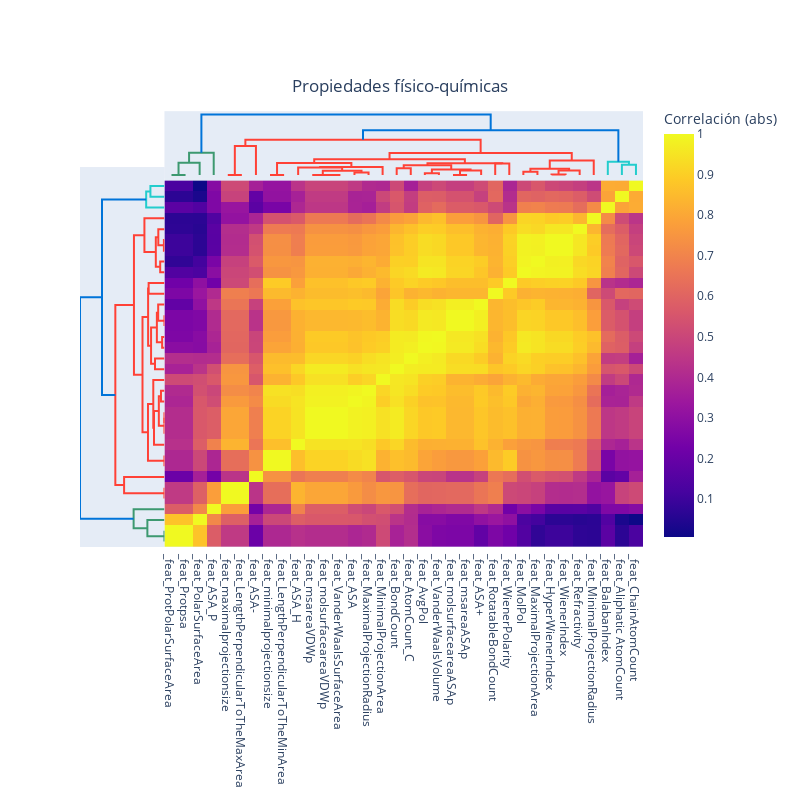

The code cell stored with this chart in its notebook:
### Code cell
#COLUMNAS CON MÁS DE 10 VALORES DISTINTOS
plot_corr_dendogram(final_df, feat_cont_cols, 'Propiedades físico-químicas: discritas (>10 valores distintos)', 'average')

### Figure 1 — Plotly figure (JSON) as saved in the notebook; plotly's stock layout.template omitted (floating-point values rounded to 4 significant figures; data arrays with more than 128 entries replaced by an {"elided": "..."} marker saying what was removed)
{"data": [{"hoverinfo": "text", "marker": {"color": "rgb(61,153,112)"}, "mode": "lines", "type": "scatter", "x": [5, 5, 15, 15], "xaxis": "x", "y": [0, 0, 0, 0], "yaxis": "y2"}, {"hoverinfo": "text", "marker": {"color": "rgb(61,153,112)"}, "mode": "lines", "type": "scatter", "x": [10, 10, 25, 25], "xaxis": "x", "y": [0, 0.5831, 0.5831, 0], "yaxis": "y2"}, {"hoverinfo": "text", "marker": {"color": "rgb(61,153,112)"}, "mode": "lines", "type": "scatter", "x": [17.5, 17.5, 35, 35], "xaxis": "x", "y": [0.5831, 1.053, 1.053, 0], "yaxis": "y2"}, {"hoverinfo": "text", "marker": {"color": "rgb(255,65,54)"}, "mode": "lines", "type": "scatter", "x": [45, 45, 55, 55], "xaxis": "x", "y": [0, 0, 0, 0], "yaxis": "y2"}, {"hoverinfo": "text", "marker": {"color": "rgb(255,65,54)"}, "mode": "lines", "type": "scatter", "x": [50, 50, 65, 65], "xaxis": "x", "y": [0, 1.378, 1.378, 0], "yaxis": "y2"}, {"hoverinfo": "text", "marker": {"color": "rgb(255,65,54)"}, "mode": "lines", "type": "scatter", "x": [75, 75, 85, 85], "xaxis": "x", "y": [0, 0, 0, 0], "yaxis": "y2"}, {"hoverinfo": "text", "marker": {"color": "rgb(255,65,54)"}, "mode": "lines", "type": "scatter", "x": [115, 115, 125, 125], "xaxis": "x", "y": [0, 0, 0, 0], "yaxis": "y2"}, {"hoverinfo": "text", "marker": {"color": "rgb(255,65,54)"}, "mode": "lines", "type": "scatter", "x": [105, 105, 120, 120], "xaxis": "x", "y": [0, 0, 0, 0], "yaxis": "y2"}, {"hoverinfo": "text", "marker": {"color": "rgb(255,65,54)"}, "mode": "lines", "type": "scatter", "x": [135, 135, 145, 145], "xaxis": "x", "y": [0, 0.1188, 0.1188, 0], "yaxis": "y2"}, {"hoverinfo": "text", "marker": {"color": "rgb(255,65,54)"}, "mode": "lines", "type": "scatter", "x": [112.5, 112.5, 140, 140], "xaxis": "x", "y": [0, 0.192, 0.192, 0.1188], "yaxis": "y2"}, {"hoverinfo": "text", "marker": {"color": "rgb(255,65,54)"}, "mode": "lines", "type": "scatter", "x": [95, 95, 126.2, 126.2], "xaxis": "x", "y": [0, 0.3565, 0.3565, 0.192], "yaxis": "y2"}, {"hoverinfo": "text", "marker": {"color": "rgb(255,65,54)"}, "mode": "lines", "type": "scatter", "x": [110.6, 110.6, 155, 155], "xaxis": "x", "y": [0.3565, 0.3812, 0.3812, 0], "yaxis": "y2"}, {"hoverinfo": "text", "marker": {"color": "rgb(255,65,54)"}, "mode": "lines", "type": "scatter", "x": [80, 80, 132.8, 132.8], "xaxis": "x", "y": [0, 0.5628, 0.5628, 0.3812], "yaxis": "y2"}, {"hoverinfo": "text", "marker": {"color": "rgb(255,65,54)"}, "mode": "lines", "type": "scatter", "x": [165, 165, 175, 175], "xaxis": "x", "y": [0, 0.3221, 0.3221, 0], "yaxis": "y2"}, {"hoverinfo": "text", "marker": {"color": "rgb(255,65,54)"}, "mode": "lines", "type": "scatter", "x": [185, 185, 195, 195], "xaxis": "x", "y": [0, 0.07895, 0.07895, 0], "yaxis": "y2"}, {"hoverinfo": "text", "marker": {"color": "rgb(255,65,54)"}, "mode": "lines", "type": "scatter", "x": [205, 205, 215, 215], "xaxis": "x", "y": [0, 0, 0, 0], "yaxis": "y2"}, {"hoverinfo": "text", "marker": {"color": "rgb(255,65,54)"}, "mode": "lines", "type": "scatter", "x": [210, 210, 225, 225], "xaxis": "x", "y": [0, 0.2142, 0.2142, 0], "yaxis": "y2"}, {"hoverinfo": "text", "marker": {"color": "rgb(255,65,54)"}, "mode": "lines", "type": "scatter", "x": [190, 190, 217.5, 217.5], "xaxis": "x", "y": [0.07895, 0.2588, 0.2588, 0.2142], "yaxis": "y2"}, {"hoverinfo": "text", "marker": {"color": "rgb(255,65,54)"}, "mode": "lines", "type": "scatter", "x": [170, 170, 203.8, 203.8], "xaxis": "x", "y": [0.3221, 0.4569, 0.4569, 0.2588], "yaxis": "y2"}, {"hoverinfo": "text", "marker": {"color": "rgb(255,65,54)"}, "mode": "lines", "type": "scatter", "x": [235, 235, 245, 245], "xaxis": "x", "y": [0, 0.5403, 0.5403, 0], "yaxis": "y2"}, {"hoverinfo": "text", "marker": {"color": "rgb(255,65,54)"}, "mode": "lines", "type": "scatter", "x": [186.9, 186.9, 240, 240], "xaxis": "x", "y": [0.4569, 0.5581, 0.5581, 0.5403], "yaxis": "y2"}, {"hoverinfo": "text", "marker": {"color": "rgb(255,65,54)"}, "mode": "lines", "type": "scatter", "x": [106.4, 106.4, 213.4, 213.4], "xaxis": "x", "y": [0.5628, 0.7497, 0.7497, 0.5581], "yaxis": "y2"}, {"hoverinfo": "text", "marker": {"color": "rgb(255,65,54)"}, "mode": "lines", "type": "scatter", "x": [255, 255, 265, 265], "xaxis": "x", "y": [0, 0.1454, 0.1454, 0], "yaxis": "y2"}, {"hoverinfo": "text", "marker": {"color": "rgb(255,65,54)"}, "mode": "lines", "type": "scatter", "x": [275, 275, 285, 285], "xaxis": "x", "y": [0, 0.01858, 0.01858, 0], "yaxis": "y2"}, {"hoverinfo": "text", "marker": {"color": "rgb(255,65,54)"}, "mode": "lines", "type": "scatter", "x": [280, 280, 295, 295], "xaxis": "x", "y": [0.01858, 0.2095, 0.2095, 0], "yaxis": "y2"}, {"hoverinfo": "text", "marker": {"color": "rgb(255,65,54)"}, "mode": "lines", "type": "scatter", "x": [260, 260, 287.5, 287.5], "xaxis": "x", "y": [0.1454, 0.2949, 0.2949, 0.2095], "yaxis": "y2"}, {"hoverinfo": "text", "marker": {"color": "rgb(255,65,54)"}, "mode": "lines", "type": "scatter", "x": [273.8, 273.8, 305, 305], "xaxis": "x", "y": [0.2949, 0.6842, 0.6842, 0], "yaxis": "y2"}, {"hoverinfo": "text", "marker": {"color": "rgb(255,65,54)"}, "mode": "lines", "type": "scatter", "x": [159.9, 159.9, 289.4, 289.4], "xaxis": "x", "y": [0.7497, 1.042, 1.042, 0.6842], "yaxis": "y2"}, {"hoverinfo": "text", "marker": {"color": "rgb(255,65,54)"}, "mode": "lines", "type": "scatter", "x": [57.5, 57.5, 224.6, 224.6], "xaxis": "x", "y": [1.378, 1.677, 1.677, 1.042], "yaxis": "y2"}, {"hoverinfo": "text", "marker": {"color": "rgb(35,205,205)"}, "mode": "lines", "type": "scatter", "x": [325, 325, 335, 335], "xaxis": "x", "y": [0, 0.4792, 0.4792, 0], "yaxis": "y2"}, {"hoverinfo": "text", "marker": {"color": "rgb(35,205,205)"}, "mode": "lines", "type": "scatter", "x": [315, 315, 330, 330], "xaxis": "x", "y": [0, 0.6242, 0.6242, 0.4792], "yaxis": "y2"}, {"hoverinfo": "text", "marker": {"color": "rgb(0,116,217)"}, "mode": "lines", "type": "scatter", "x": [141.1, 141.1, 322.5, 322.5], "xaxis": "x", "y": [1.677, 2.134, 2.134, 0.6242], "yaxis": "y2"}, {"hoverinfo": "text", "marker": {"color": "rgb(0,116,217)"}, "mode": "lines", "type": "scatter", "x": [26.25, 26.25, 231.8, 231.8], "xaxis": "x", "y": [1.053, 2.884, 2.884, 2.134], "yaxis": "y2"}, {"hoverinfo": "text", "marker": {"color": "rgb(61,153,112)"}, "mode": "lines", "type": "scatter", "x": [0, 0, 0, 0], "xaxis": "x2", "y": [5, 5, 15, 15], "yaxis": "y"}, {"hoverinfo": "text", "marker": {"color": "rgb(61,153,112)"}, "mode": "lines", "type": "scatter", "x": [0, -0.5831, -0.5831, 0], "xaxis": "x2", "y": [10, 10, 25, 25], "yaxis": "y"}, {"hoverinfo": "text", "marker": {"color": "rgb(61,153,112)"}, "mode": "lines", "type": "scatter", "x": [-0.5831, -1.053, -1.053, 0], "xaxis": "x2", "y": [17.5, 17.5, 35, 35], "yaxis": "y"}, {"hoverinfo": "text", "marker": {"color": "rgb(255,65,54)"}, "mode": "lines", "type": "scatter", "x": [0, 0, 0, 0], "xaxis": "x2", "y": [45, 45, 55, 55], "yaxis": "y"}, {"hoverinfo": "text", "marker": {"color": "rgb(255,65,54)"}, "mode": "lines", "type": "scatter", "x": [0, -1.378, -1.378, 0], "xaxis": "x2", "y": [50, 50, 65, 65], "yaxis": "y"}, {"hoverinfo": "text", "marker": {"color": "rgb(255,65,54)"}, "mode": "lines", "type": "scatter", "x": [0, 0, 0, 0], "xaxis": "x2", "y": [75, 75, 85, 85], "yaxis": "y"}, {"hoverinfo": "text", "marker": {"color": "rgb(255,65,54)"}, "mode": "lines", "type": "scatter", "x": [0, 0, 0, 0], "xaxis": "x2", "y": [115, 115, 125, 125], "yaxis": "y"}, {"hoverinfo": "text", "marker": {"color": "rgb(255,65,54)"}, "mode": "lines", "type": "scatter", "x": [0, 0, 0, 0], "xaxis": "x2", "y": [105, 105, 120, 120], "yaxis": "y"}, {"hoverinfo": "text", "marker": {"color": "rgb(255,65,54)"}, "mode": "lines", "type": "scatter", "x": [0, -0.1188, -0.1188, 0], "xaxis": "x2", "y": [135, 135, 145, 145], "yaxis": "y"}, {"hoverinfo": "text", "marker": {"color": "rgb(255,65,54)"}, "mode": "lines", "type": "scatter", "x": [0, -0.192, -0.192, -0.1188], "xaxis": "x2", "y": [112.5, 112.5, 140, 140], "yaxis": "y"}, {"hoverinfo": "text", "marker": {"color": "rgb(255,65,54)"}, "mode": "lines", "type": "scatter", "x": [0, -0.3565, -0.3565, -0.192], "xaxis": "x2", "y": [95, 95, 126.2, 126.2], "yaxis": "y"}, {"hoverinfo": "text", "marker": {"color": "rgb(255,65,54)"}, "mode": "lines", "type": "scatter", "x": [-0.3565, -0.3812, -0.3812, 0], "xaxis": "x2", "y": [110.6, 110.6, 155, 155], "yaxis": "y"}, {"hoverinfo": "text", "marker": {"color": "rgb(255,65,54)"}, "mode": "lines", "type": "scatter", "x": [0, -0.5628, -0.5628, -0.3812], "xaxis": "x2", "y": [80, 80, 132.8, 132.8], "yaxis": "y"}, {"hoverinfo": "text", "marker": {"color": "rgb(255,65,54)"}, "mode": "lines", "type": "scatter", "x": [0, -0.3221, -0.3221, 0], "xaxis": "x2", "y": [165, 165, 175, 175], "yaxis": "y"}, {"hoverinfo": "text", "marker": {"color": "rgb(255,65,54)"}, "mode": "lines", "type": "scatter", "x": [0, -0.07895, -0.07895, 0], "xaxis": "x2", "y": [185, 185, 195, 195], "yaxis": "y"}, {"hoverinfo": "text", "marker": {"color": "rgb(255,65,54)"}, "mode": "lines", "type": "scatter", "x": [0, 0, 0, 0], "xaxis": "x2", "y": [205, 205, 215, 215], "yaxis": "y"}, {"hoverinfo": "text", "marker": {"color": "rgb(255,65,54)"}, "mode": "lines", "type": "scatter", "x": [0, -0.2142, -0.2142, 0], "xaxis": "x2", "y": [210, 210, 225, 225], "yaxis": "y"}, {"hoverinfo": "text", "marker": {"color": "rgb(255,65,54)"}, "mode": "lines", "type": "scatter", "x": [-0.07895, -0.2588, -0.2588, -0.2142], "xaxis": "x2", "y": [190, 190, 217.5, 217.5], "yaxis": "y"}, {"hoverinfo": "text", "marker": {"color": "rgb(255,65,54)"}, "mode": "lines", "type": "scatter", "x": [-0.3221, -0.4569, -0.4569, -0.2588], "xaxis": "x2", "y": [170, 170, 203.8, 203.8], "yaxis": "y"}, {"hoverinfo": "text", "marker": {"color": "rgb(255,65,54)"}, "mode": "lines", "type": "scatter", "x": [0, -0.5403, -0.5403, 0], "xaxis": "x2", "y": [235, 235, 245, 245], "yaxis": "y"}, {"hoverinfo": "text", "marker": {"color": "rgb(255,65,54)"}, "mode": "lines", "type": "scatter", "x": [-0.4569, -0.5581, -0.5581, -0.5403], "xaxis": "x2", "y": [186.9, 186.9, 240, 240], "yaxis": "y"}, {"hoverinfo": "text", "marker": {"color": "rgb(255,65,54)"}, "mode": "lines", "type": "scatter", "x": [-0.5628, -0.7497, -0.7497, -0.5581], "xaxis": "x2", "y": [106.4, 106.4, 213.4, 213.4], "yaxis": "y"}, {"hoverinfo": "text", "marker": {"color": "rgb(255,65,54)"}, "mode": "lines", "type": "scatter", "x": [0, -0.1454, -0.1454, 0], "xaxis": "x2", "y": [255, 255, 265, 265], "yaxis": "y"}, {"hoverinfo": "text", "marker": {"color": "rgb(255,65,54)"}, "mode": "lines", "type": "scatter", "x": [0, -0.01858, -0.01858, 0], "xaxis": "x2", "y": [275, 275, 285, 285], "yaxis": "y"}, {"hoverinfo": "text", "marker": {"color": "rgb(255,65,54)"}, "mode": "lines", "type": "scatter", "x": [-0.01858, -0.2095, -0.2095, 0], "xaxis": "x2", "y": [280, 280, 295, 295], "yaxis": "y"}, {"hoverinfo": "text", "marker": {"color": "rgb(255,65,54)"}, "mode": "lines", "type": "scatter", "x": [-0.1454, -0.2949, -0.2949, -0.2095], "xaxis": "x2", "y": [260, 260, 287.5, 287.5], "yaxis": "y"}, {"hoverinfo": "text", "marker": {"color": "rgb(255,65,54)"}, "mode": "lines", "type": "scatter", "x": [-0.2949, -0.6842, -0.6842, 0], "xaxis": "x2", "y": [273.8, 273.8, 305, 305], "yaxis": "y"}, {"hoverinfo": "text", "marker": {"color": "rgb(255,65,54)"}, "mode": "lines", "type": "scatter", "x": [-0.7497, -1.042, -1.042, -0.6842], "xaxis": "x2", "y": [159.9, 159.9, 289.4, 289.4], "yaxis": "y"}, {"hoverinfo": "text", "marker": {"color": "rgb(255,65,54)"}, "mode": "lines", "type": "scatter", "x": [-1.378, -1.677, -1.677, -1.042], "xaxis": "x2", "y": [57.5, 57.5, 224.6, 224.6], "yaxis": "y"}, {"hoverinfo": "text", "marker": {"color": "rgb(35,205,205)"}, "mode": "lines", "type": "scatter", "x": [0, -0.4792, -0.4792, 0], "xaxis": "x2", "y": [325, 325, 335, 335], "yaxis": "y"}, {"hoverinfo": "text", "marker": {"color": "rgb(35,205,205)"}, "mode": "lines", "type": "scatter", "x": [0, -0.6242, -0.6242, -0.4792], "xaxis": "x2", "y": [315, 315, 330, 330], "yaxis": "y"}, {"hoverinfo": "text", "marker": {"color": "rgb(0,116,217)"}, "mode": "lines", "type": "scatter", "x": [-1.677, -2.134, -2.134, -0.6242], "xaxis": "x2", "y": [141.1, 141.1, 322.5, 322.5], "yaxis": "y"}, {"hoverinfo": "text", "marker": {"color": "rgb(0,116,217)"}, "mode": "lines", "type": "scatter", "x": [-1.053, -2.884, -2.884, -2.134], "xaxis": "x2", "y": [26.25, 26.25, 231.8, 231.8], "yaxis": "y"}, {"colorbar": {"title": {"text": "Correlación (abs)"}}, "type": "heatmap", "x": [5, 15, 25, 35, 45, 55, 65, 75, 85, 95, 105, 115, 125, 135, 145, 155, 165, 175, 185, 195, 205, 215, 225, 235, 245, 255, 265, 275, 285, 295, 305, 315, 325, 335], "y": [5, 15, 25, 35, 45, 55, 65, 75, 85, 95, 105, 115, 125, 135, 145, 155, 165, 175, 185, 195, 205, 215, 225, 235, 245, 255, 265, 275, 285, 295, 305, 315, 325, 335], "z": {"elided": "34x34 float values"}}], "layout": {"autosize": false, "height": 800, "hovermode": "closest", "showlegend": false, "title": {"text": "Propiedades físico-químicas", "x": 0.5, "xanchor": "center", "y": 0.9, "yanchor": "top"}, "width": 800, "xaxis": {"domain": [0.15, 1], "mirror": false, "rangemode": "tozero", "showgrid": false, "showline": false, "showticklabels": true, "tickmode": "array", "ticks": "", "ticktext": ["_feat_ProtPolarSurfaceArea", "_feat_Protpsa", "_feat_PolarSurfaceArea", "_feat_ASA_P", "_feat_maximalprojectionsize", "_feat_LengthPerpendicularToTheMaxArea", "_feat_ASA-", "_feat_minimalprojectionsize", "_feat_LengthPerpendicularToTheMinArea", "_feat_ASA_H", "_feat_msareaVDWp", "_feat_molsurfaceareaVDWp", "_feat_VanderWaalsSurfaceArea", "_feat_ASA", "_feat_MaximalProjectionRadius", "_feat_MinimalProjectionArea", "_feat_BondCount", "_feat_AtomCount_C", "_feat_AvgPol", "_feat_VanderWaalsVolume", "_feat_molsurfaceareaASAp", "_feat_msareaASAp", "_feat_ASA+", "_feat_RotatableBondCount", "_feat_WienerPolarity", "_feat_MolPol", "_feat_MaximalProjectionArea", "_feat_HyperWienerIndex", "_feat_WienerIndex", "_feat_Refractivity", "_feat_MinimalProjectionRadius", "_feat_BalabanIndex", "_feat_Aliphatic AtomCount", "_feat_ChainAtomCount"], "tickvals": [5, 15, 25, 35, 45, 55, 65, 75, 85, 95, 105, 115, 125, 135, 145, 155, 165, 175, 185, 195, 205, 215, 225, 235, 245, 255, 265, 275, 285, 295, 305, 315, 325, 335], "type": "linear", "zeroline": false}, "xaxis2": {"domain": [0, 0.15], "mirror": false, "showgrid": false, "showline": false, "showticklabels": false, "ticks": "", "zeroline": false}, "yaxis": {"domain": [0, 0.85], "mirror": false, "rangemode": "tozero", "showgrid": false, "showline": false, "showticklabels": false, "ticks": "", "ticktext": ["_feat_ProtPolarSurfaceArea", "_feat_Protpsa", "_feat_PolarSurfaceArea", "_feat_ASA_P", "_feat_maximalprojectionsize", "_feat_LengthPerpendicularToTheMaxArea", "_feat_ASA-", "_feat_minimalprojectionsize", "_feat_LengthPerpendicularToTheMinArea", "_feat_ASA_H", "_feat_msareaVDWp", "_feat_molsurfaceareaVDWp", "_feat_VanderWaalsSurfaceArea", "_feat_ASA", "_feat_MaximalProjectionRadius", "_feat_MinimalProjectionArea", "_feat_BondCount", "_feat_AtomCount_C", "_feat_AvgPol", "_feat_VanderWaalsVolume", "_feat_molsurfaceareaASAp", "_feat_msareaASAp", "_feat_ASA+", "_feat_RotatableBondCount", "_feat_WienerPolarity", "_feat_MolPol", "_feat_MaximalProjectionArea", "_feat_HyperWienerIndex", "_feat_WienerIndex", "_feat_Refractivity", "_feat_MinimalProjectionRadius", "_feat_BalabanIndex", "_feat_Aliphatic AtomCount", "_feat_ChainAtomCount"], "tickvals": [5, 15, 25, 35, 45, 55, 65, 75, 85, 95, 105, 115, 125, 135, 145, 155, 165, 175, 185, 195, 205, 215, 225, 235, 245, 255, 265, 275, 285, 295, 305, 315, 325, 335], "type": "linear", "zeroline": false}, "yaxis2": {"domain": [0.825, 0.975], "mirror": false, "showgrid": false, "showline": false, "showticklabels": false, "ticks": "", "zeroline": false}}}
